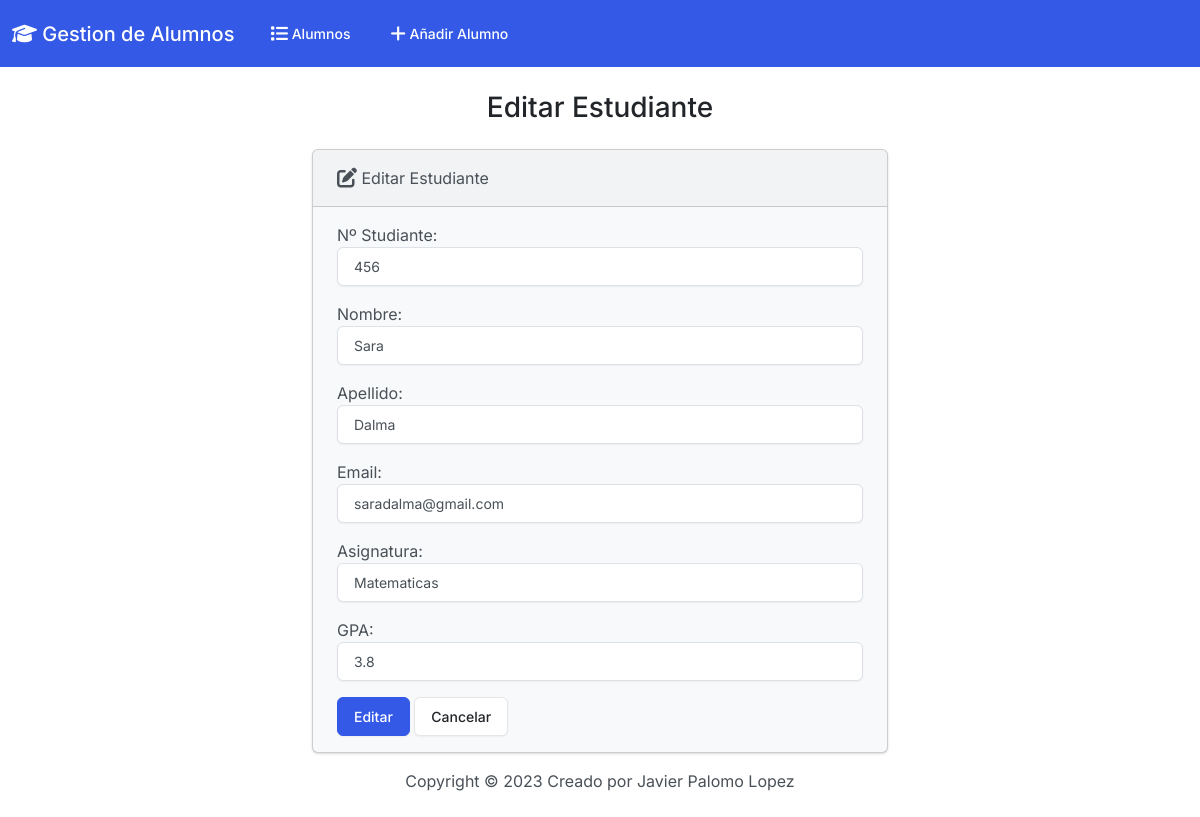
Page /editar/5/ on the committed database.
### students/models.py (models this page shows, shortened)
class Student(models.Model):
    student_number = models.PositiveBigIntegerField()
    first_name = models.CharField(max_length=50)
    last_name = models.CharField(max_length=50)
    email = models.EmailField(max_length=60)
    field_of_student = models.CharField(max_length=50)
    gpa = models.FloatField()

### students/views.py (the view)
# urls.py: path('editar/<int:id>/', views.edit, name='editar'),
def edit(request, id):
    if request.method == 'POST':
        student = Student.objects.get(pk=id)
        form = StudentForm(request.POST, instance=student)
        if form.is_valid():
            form.save()
            return render(request, 'students/edit.html', {
                'form': form,
                'success': True
            })
    else:
        student = Student.objects.get(pk=id)
        form = StudentForm(instance=student)
    return render(request, 'students/edit.html', {
        'form': form
        })

### students/forms.py
class StudentForm(forms.ModelForm):
    class Meta:
        model = Student
        fields = [
            "student_number",
            "first_name",
            "last_name",
            "email",
            "field_of_student",
            "gpa"
        ]
        labels = {
            "student_number": "Nº Studiante",
            "first_name": "Nombre",
            "last_name": "Apellido",
            "email": "Email",
            "field_of_student": "Asignatura",
            "gpa": "GPA",
        }
        widgets = {
            "student_number": forms.NumberInput(attrs={"class": "form-control"}),
            "first_name": forms.TextInput(attrs={"class": "form-control"}),
            "last_name": forms.TextInput(attrs={"class": "form-control"}),
            "email": forms.EmailInput(attrs={"class": "form-control"}),
            "field_of_student": forms.TextInput(attrs={"class": "form-control"}),
            "gpa": forms.NumberInput(attrs={"class": "form-control"})
        }

### students/templates/students/edit.html (shortened to what this page needs)
{% extends "students/base.html" %}
{% block body %}
    <h3 class="text-center m-4">Editar Estudiante</h3>
    {% if success %}
        <div class="alert alert-success" role="alert">
          ¡Se ha Editado el Estudiante Correctamente!
          <a href="{% url 'index' %}" class="alert-link">Ver la Tabla Estudiantes</a>
        </div>
    {% else %}
    <div class="row justify-content-center">
        <div class="col-6">
            <div class="card bg-light mb-3">
                <div class="card-header">
                    <i class="fa-solid fa-pen-to-square fa-lg"></i> Editar Estudiante
                </div></i>
                <div class="card-body">
                    <form action="" method="POST">
                        {{ form.as_p }}
                        <button type="submit" class="btn btn-primary">Editar</button>
                        <a href="{% url 'index' %}" class="btn btn-secondary">Cancelar</a>
                    </form>
                </div>
              </div>
        </div>
    </div>
{% endif %}
{% endblock %}

### rows in the picture
Student: student_number "456", first_name "Sara", last_name "Dalma", email "saradalma@gmail.com", field_of_student "Matematicas", gpa "3.8"
